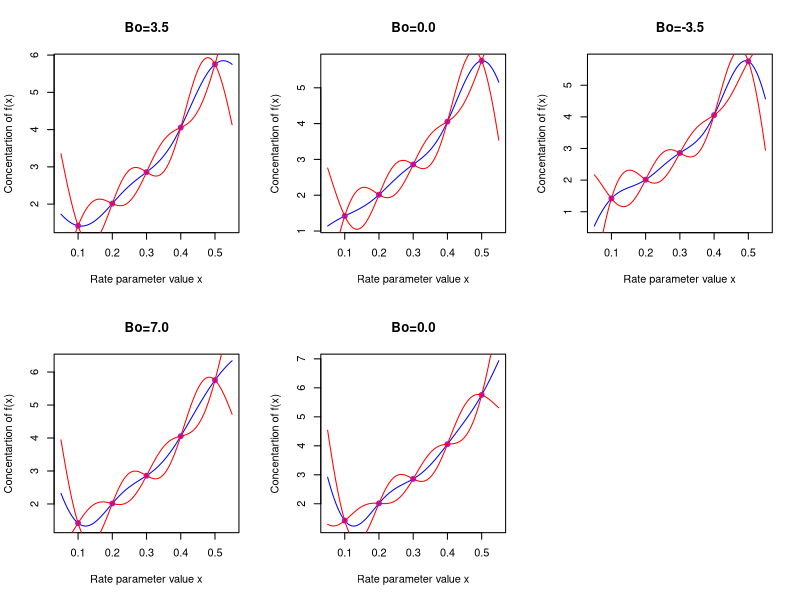
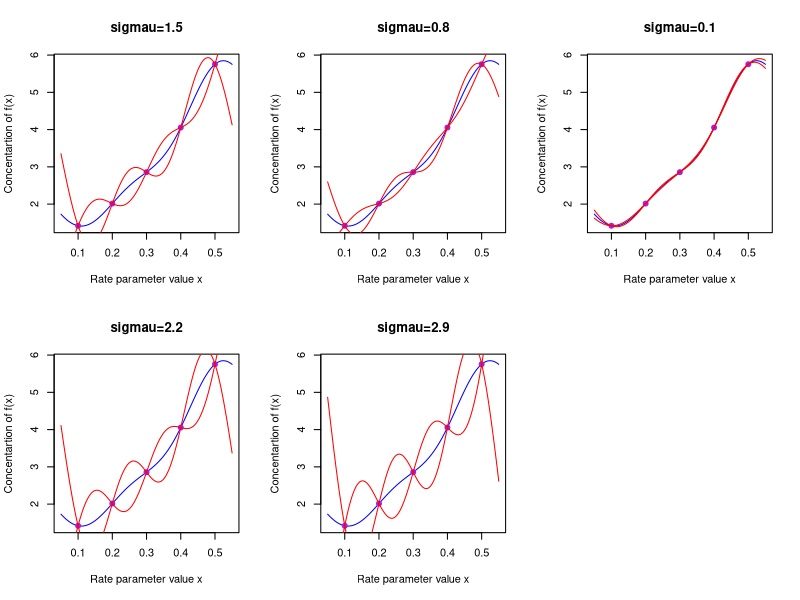
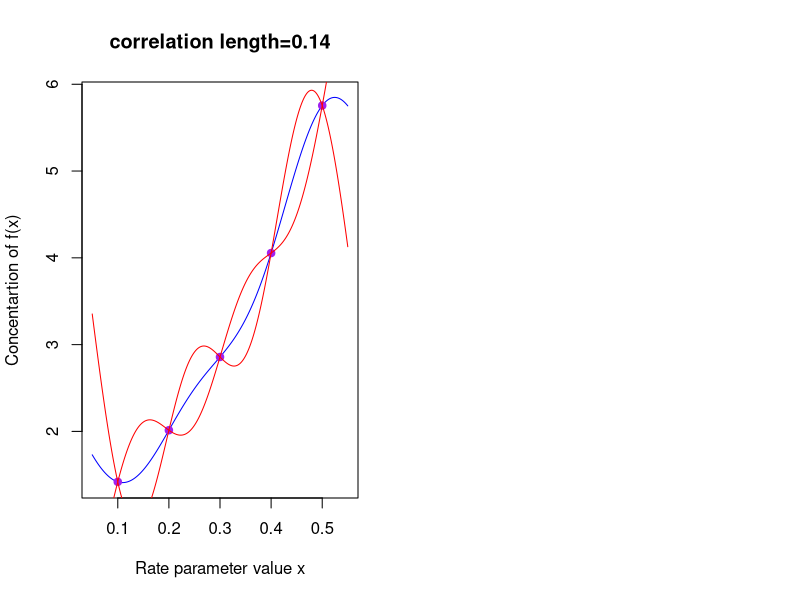

The R script that drew these images, in order: (Note: this script raises an error after producing the figures.)
expfun = function(x){
  return(exp(x*3.5))
}
D = c(expfun(0.1),expfun(0.2),expfun(0.3),expfun(0.4),expfun(0.5))

exf = 3.5

varf = 1.5^2

eD = c(exf,exf,exf,exf,exf)

covfun = function(x,y,su,t){
  entr = su*exp(-(abs(x-y)^2)/(t^2))
  return(entr)
}
a = seq(0.1,0.5,by=0.1)
b = covfun(0.1,a,varf,0.14)
c = covfun(0.2,a,varf,0.14)
d = covfun(0.3,a,varf,0.14)
e = covfun(0.4,a,varf,0.14)
f = covfun(0.5,a,varf,0.14)

varD = matrix(c(b,c,d,e,f),nrow=5,ncol=5,byrow=TRUE)

covfD = function(x){
  g = covfun(x,a,varf,0.14)
  return(g)
}
covDf = function(x){
  i = covfun(a,x,varf,0.14)
  return(i)
}

eDf = function(x){
  h = exf + covfD(x)%*%solve(varD)%*%(D-eD)
  return(as.vector(h))
}

varDf = function(x){
  j = varf - covfD(x)%*%solve(varD)%*%covDf(x)
  return(j)
}

sequem = seq(0.05,0.55,length.out=10000)

sequem2 = c()
for (i in sequem){
  sequem2 = append(sequem2,eDf(i))
}

sequem3 = c()
for (i in sequem){
  sequem3 = append(sequem3,varDf(i))
}

upvar = sequem2 + 3*sqrt(sequem3)
downvar = sequem2 - 3*sqrt(sequem3)

par(mfrow=c(2,3))
plot(sequem,sequem2,type='l',col='blue',xlab="Rate parameter value x",ylab="Concentartion of f(x)",main="Bo=3.5")
points(a,D,col='purple',pch=19)
lines(sequem,upvar,type='l',col='red')
lines(sequem,downvar,type='l',col='red')


exfnew = 0.0

eDnew = c(exfnew,exfnew,exfnew,exfnew,exfnew)

eDfnew = function(x){
  h = exfnew + covfD(x)%*%solve(varD)%*%(D-eDnew)
  return(as.vector(h))
}

sequem2new = c()
for (i in sequem){
  sequem2new = append(sequem2new,eDfnew(i))
}

upvarnew = sequem2new + 3*sqrt(sequem3)
downvarnew = sequem2new - 3*sqrt(sequem3)

plot(sequem,sequem2new,type='l',col='blue',xlab="Rate parameter value x",ylab="Concentartion of f(x)",main="Bo=0.0")
points(a,D,col='purple',pch=19)
lines(sequem,upvarnew,type='l',col='red')
lines(sequem,downvarnew,type='l',col='red')

exfnew2 = -3.5

eDnew2 = c(exfnew2,exfnew2,exfnew2,exfnew2,exfnew2)

eDfnew2 = function(x){
  h = exfnew2 + covfD(x)%*%solve(varD)%*%(D-eDnew2)
  return(as.vector(h))
}

sequem2new2 = c()
for (i in sequem){
  sequem2new2 = append(sequem2new2,eDfnew2(i))
}

upvarnew2 = sequem2new2 + 3*sqrt(sequem3)
downvarnew2 = sequem2new2 - 3*sqrt(sequem3)

plot(sequem,sequem2new2,type='l',col='blue',xlab="Rate parameter value x",ylab="Concentartion of f(x)",main="Bo=-3.5")
points(a,D,col='purple',pch=19)
lines(sequem,upvarnew2,type='l',col='red')
lines(sequem,downvarnew2,type='l',col='red')

exfnew3 = 7.0

eDnew3 = c(exfnew3,exfnew3,exfnew3,exfnew3,exfnew3)

eDfnew3 = function(x){
  h = exfnew3 + covfD(x)%*%solve(varD)%*%(D-eDnew3)
  return(as.vector(h))
}

sequem2new3 = c()
for (i in sequem){
  sequem2new3 = append(sequem2new3,eDfnew3(i))
}

upvarnew3 = sequem2new3 + 3*sqrt(sequem3)
downvarnew3 = sequem2new3 - 3*sqrt(sequem3)

plot(sequem,sequem2new3,type='l',col='blue',xlab="Rate parameter value x",ylab="Concentartion of f(x)",main="Bo=7.0")
points(a,D,col='purple',pch=19)
lines(sequem,upvarnew3,type='l',col='red')
lines(sequem,downvarnew3,type='l',col='red')

exfnew4 = 10.5

eDnew4 = c(exfnew4,exfnew4,exfnew4,exfnew4,exfnew4)

eDfnew4 = function(x){
  h = exfnew4 + covfD(x)%*%solve(varD)%*%(D-eDnew4)
  return(as.vector(h))
}

sequem2new4 = c()
for (i in sequem){
  sequem2new4 = append(sequem2new4,eDfnew4(i))
}

upvarnew4 = sequem2new4 + 3*sqrt(sequem3)
downvarnew4 = sequem2new4 - 3*sqrt(sequem3)

plot(sequem,sequem2new4,type='l',col='blue',xlab="Rate parameter value x",ylab="Concentartion of f(x)",main="Bo=0.0")
points(a,D,col='purple',pch=19)
lines(sequem,upvarnew4,type='l',col='red')
lines(sequem,downvarnew4,type='l',col='red')

#########################################################

par(mfrow=c(2,3))
plot(sequem,sequem2,type='l',col='blue',xlab="Rate parameter value x",ylab="Concentartion of f(x)",main="sigmau=1.5")
points(a,D,col='purple',pch=19)
lines(sequem,upvar,type='l',col='red')
lines(sequem,downvar,type='l',col='red')

varfnew = 0.8^2

bnew = covfun(0.1,a,varfnew,0.14)
cnew = covfun(0.2,a,varfnew,0.14)
dnew = covfun(0.3,a,varfnew,0.14)
enew = covfun(0.4,a,varfnew,0.14)
fnew = covfun(0.5,a,varfnew,0.14)

varDnew = matrix(c(bnew,cnew,dnew,enew,fnew),nrow=5,ncol=5,byrow=TRUE)

covfDnew = function(x){
  g = covfun(x,a,varfnew,0.14)
  return(g)
}
covDfnew = function(x){
  i = covfun(a,x,varfnew,0.14)
  return(i)
}

eDfnewnew = function(x){
  h = exf + covfDnew(x)%*%solve(varDnew)%*%(D-eD)
  return(as.vector(h))
}

varDfnew = function(x){
  j = varfnew - covfDnew(x)%*%solve(varDnew)%*%covDfnew(x)
  return(j)
}


sequem2newnew = c()
for (i in sequem){
  sequem2newnew = append(sequem2newnew,eDfnewnew(i))
}

sequem3new = c()
for (i in sequem){
  sequem3new = append(sequem3new,varDfnew(i))
}

upvarnewnew = sequem2newnew + 3*sqrt(sequem3new)
downvarnewnew = sequem2newnew - 3*sqrt(sequem3new)

plot(sequem,sequem2newnew,type='l',col='blue',xlab="Rate parameter value x",ylab="Concentartion of f(x)",main="sigmau=0.8")
points(a,D,col='purple',pch=19)
lines(sequem,upvarnewnew,type='l',col='red')
lines(sequem,downvarnewnew,type='l',col='red')

varfnew2 = 0.1^2

bnew2 = covfun(0.1,a,varfnew2,0.14)
cnew2 = covfun(0.2,a,varfnew2,0.14)
dnew2 = covfun(0.3,a,varfnew2,0.14)
enew2 = covfun(0.4,a,varfnew2,0.14)
fnew2 = covfun(0.5,a,varfnew2,0.14)

varDnew2 = matrix(c(bnew2,cnew2,dnew2,enew2,fnew2),nrow=5,ncol=5,byrow=TRUE)

covfDnew2 = function(x){
  g = covfun(x,a,varfnew2,0.14)
  return(g)
}
covDfnew2 = function(x){
  i = covfun(a,x,varfnew2,0.14)
  return(i)
}

eDfnewnew2 = function(x){
  h = exf + covfDnew2(x)%*%solve(varDnew2)%*%(D-eD)
  return(as.vector(h))
}

varDfnew2 = function(x){
  j = varfnew2 - covfDnew2(x)%*%solve(varDnew2)%*%covDfnew2(x)
  return(j)
}


sequem2newnew2 = c()
for (i in sequem){
  sequem2newnew2 = append(sequem2newnew2,eDfnewnew2(i))
}

sequem3new2 = c()
for (i in sequem){
  sequem3new2 = append(sequem3new2,varDfnew2(i))
}

upvarnewnew2 = sequem2newnew2 + 3*sqrt(sequem3new2)
downvarnewnew2 = sequem2newnew2 - 3*sqrt(sequem3new2)

plot(sequem,sequem2newnew2,type='l',col='blue',xlab="Rate parameter value x",ylab="Concentartion of f(x)",main="sigmau=0.1")
points(a,D,col='purple',pch=19)
lines(sequem,upvarnewnew2,type='l',col='red')
lines(sequem,downvarnewnew2,type='l',col='red')

varfnew3 = 2.2^2

bnew3 = covfun(0.1,a,varfnew3,0.14)
cnew3 = covfun(0.2,a,varfnew3,0.14)
dnew3 = covfun(0.3,a,varfnew3,0.14)
enew3 = covfun(0.4,a,varfnew3,0.14)
fnew3 = covfun(0.5,a,varfnew3,0.14)

varDnew3 = matrix(c(bnew3,cnew3,dnew3,enew3,fnew3),nrow=5,ncol=5,byrow=TRUE)

covfDnew3 = function(x){
  g = covfun(x,a,varfnew3,0.14)
  return(g)
}
covDfnew3 = function(x){
  i = covfun(a,x,varfnew3,0.14)
  return(i)
}

eDfnewnew3 = function(x){
  h = exf + covfDnew3(x)%*%solve(varDnew3)%*%(D-eD)
  return(as.vector(h))
}

varDfnew3 = function(x){
  j = varfnew3 - covfDnew3(x)%*%solve(varDnew3)%*%covDfnew3(x)
  return(j)
}


sequem2newnew3 = c()
for (i in sequem){
  sequem2newnew3 = append(sequem2newnew3,eDfnewnew3(i))
}

sequem3new3 = c()
for (i in sequem){
  sequem3new3 = append(sequem3new3,varDfnew3(i))
}

upvarnewnew3 = sequem2newnew3 + 3*sqrt(sequem3new3)
downvarnewnew3 = sequem2newnew3 - 3*sqrt(sequem3new3)

plot(sequem,sequem2newnew3,type='l',col='blue',xlab="Rate parameter value x",ylab="Concentartion of f(x)",main="sigmau=2.2")
points(a,D,col='purple',pch=19)
lines(sequem,upvarnewnew3,type='l',col='red')
lines(sequem,downvarnewnew3,type='l',col='red')

varfnew4 = 2.9^2

bnew4 = covfun(0.1,a,varfnew4,0.14)
cnew4 = covfun(0.2,a,varfnew4,0.14)
dnew4 = covfun(0.3,a,varfnew4,0.14)
enew4 = covfun(0.4,a,varfnew4,0.14)
fnew4 = covfun(0.5,a,varfnew4,0.14)

varDnew4 = matrix(c(bnew4,cnew4,dnew4,enew4,fnew4),nrow=5,ncol=5,byrow=TRUE)

covfDnew4 = function(x){
  g = covfun(x,a,varfnew4,0.14)
  return(g)
}
covDfnew4 = function(x){
  i = covfun(a,x,varfnew4,0.14)
  return(i)
}

eDfnewnew4 = function(x){
  h = exf + covfDnew4(x)%*%solve(varDnew4)%*%(D-eD)
  return(as.vector(h))
}

varDfnew4 = function(x){
  j = varfnew4 - covfDnew4(x)%*%solve(varDnew4)%*%covDfnew4(x)
  return(j)
}


sequem2newnew4 = c()
for (i in sequem){
  sequem2newnew4 = append(sequem2newnew4,eDfnewnew4(i))
}

sequem3new4 = c()
for (i in sequem){
  sequem3new4 = append(sequem3new4,varDfnew4(i))
}

upvarnewnew4 = sequem2newnew4 + 3*sqrt(sequem3new4)
downvarnewnew4 = sequem2newnew4 - 3*sqrt(sequem3new4)

plot(sequem,sequem2newnew4,type='l',col='blue',xlab="Rate parameter value x",ylab="Concentartion of f(x)",main="sigmau=2.9")
points(a,D,col='purple',pch=19)
lines(sequem,upvarnewnew4,type='l',col='red')
lines(sequem,downvarnewnew4,type='l',col='red')


#########################################################

par(mfrow=c(1,2))
plot(sequem,sequem2,type='l',col='blue',xlab="Rate parameter value x",ylab="Concentartion of f(x)",main="correlation length=0.14")
points(a,D,col='purple',pch=19)
lines(sequem,upvar,type='l',col='red')
lines(sequem,downvar,type='l',col='red')

bnewnew = covfun(0.1,a,varf,0.07)
cnewnew = covfun(0.2,a,varf,0.07)
dnewnew = covfun(0.3,a,varf,0.07)
enewnew = covfun(0.4,a,varf,0.07)
fnewnew = covfun(0.5,a,varf,0.07)

varDnewnew = matrix(c(bnewnew,cnewnew,dnewnew,enewnew,fnewnew),nrow=5,ncol=5,byrow=TRUE)

covfDnewnew = function(x){
  g = covfun(x,a,varf,0.07)
  return(g)
}
covDfnewnew = function(x){
  i = covfun(a,x,varf,0.07)
  return(i)
}

eDfnewnewnew = function(x){
  h = exf + covfDnewnew(x)%*%solve(varDnewnew)%*%(D-eD)
  return(as.vector(h))
}

varDfnewnew = function(x){
  j = varf - covfDnewnew(x)%*%solve(varDnewnew)%*%covDfnewnew(x)
  return(j)
}


sequem2newnew2 = c()
for (i in sequem){
  sequem2 = append(sequem2,eDf(i))
}

sequem3 = c()
for (i in sequem){
  sequem3 = append(sequem3,varDf(i))
}

upvar = sequem2 + 3*sqrt(sequem3)
downvar = sequem2 - 3*sqrt(sequem3)

par(mfrow=c(2,3))
plot(sequem,sequem2,type='l',col='blue',xlab="Rate parameter value x",ylab="Concentartion of f(x)",main="Bo=3.5")
points(a,D,col='purple',pch=19)
lines(sequem,upvar,type='l',col='red')
lines(sequem,downvar,type='l',col='red')


##########################################################

newfun = function(x){
  return(3*x*sin((5*pi*(x-0.1))/0.4))
}
a2 = seq(0.1,0.5,length.out = 10)
D2 = newfun(even)
exf2 = 0
varf2 = 0.6^2
eD2 = c(exf2,exf2,exf2,exf2,exf2)
b2 = covfun(a2[1],a2,varf2,0.06)
c2 = covfun(a2[2],a2,varf2,0.06)
d2 = covfun(a2[3],a2,varf2,0.06)
e2 = covfun(a2[4],a2,varf2,0.06)
f2 = covfun(a2[5],a2,varf2,0.06)
g2 = covfun(a2[6],a2,varf2,0.06)
h2 = covfun(a2[7],a2,varf2,0.06)
i2 = covfun(a2[8],a2,varf2,0.06)
j2 = covfun(a2[9],a2,varf2,0.06)
k2 = covfun(a2[10],a2,varf2,0.06)
varD2 = matrix(c(b2,c2,d2,e2,f2,g2,h2,i2,j2,k2),nrow=10,ncol=10,byrow=TRUE)
covfD2 = function(x){
  g = covfun(x,a2,varf2,0.06)
  return(g)
}
covDf2 = function(x){
  i = covfun(a2,x,varf2,0.06)
  return(i)
}
eDf2 = function(x){
  h = exf2 + covfD2(x)%*%solve(varD2)%*%(D2-eD2)
  return(as.vector(h))
}
varDf2 = function(x){
  j = varf2 - covfD2(x)%*%solve(varD2)%*%covDf2(x)
  return(j)
}
sequem4 = c()
for (i in sequem){
  sequem4 = append(sequem4,eDf2(i))
}
sequem5 = c()
for (i in sequem){
  sequem5 = append(sequem5,varDf2(i))
}
upvar2 = sequem4 + 3*sqrt(sequem5)
downvar2 = sequem4 - 3*sqrt(sequem5)
plot(sequem,sequem4,type='l',col='blue',xlab="Rate parameter value x",ylab="Concentartion of f(x)")
points(a2,D2,col='purple',pch=19)
lines(sequem,upvar2,type='l',col='red')
lines(sequem,downvar2,type='l',col='red')

